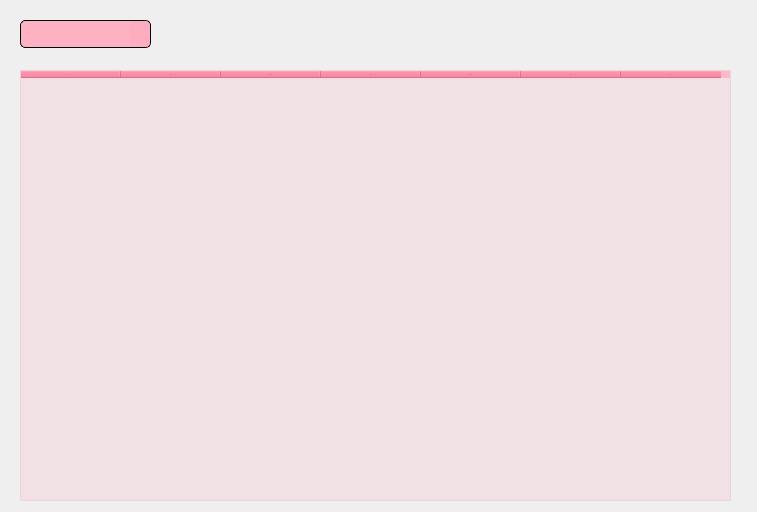
<?xml version="1.0" encoding="UTF-8"?>
<ui version="4.0">
 <class>viewTransHistory_dialog</class>
 <widget class="QDialog" name="viewTransHistory_dialog">
  <property name="geometry">
   <rect>
    <x>0</x>
    <y>0</y>
    <width>757</width>
    <height>512</height>
   </rect>
  </property>
  <property name="windowTitle">
   <string>Dialog</string>
  </property>
  <widget class="QLabel" name="label_bg">
   <property name="geometry">
    <rect>
     <x>0</x>
     <y>0</y>
     <width>759</width>
     <height>512</height>
    </rect>
   </property>
   <property name="styleSheet">
    <string notr="true">background-image: url(:/material/photos/dialog_bg.png);</string>
   </property>
   <property name="text">
    <string/>
   </property>
  </widget>
  <widget class="QTableWidget" name="history_table">
   <property name="geometry">
    <rect>
     <x>20</x>
     <y>70</y>
     <width>711</width>
     <height>431</height>
    </rect>
   </property>
   <property name="palette">
    <palette>
     <active>
      <colorrole role="WindowText">
       <brush brushstyle="SolidPattern">
        <color alpha="255">
         <red>255</red>
         <green>255</green>
         <blue>255</blue>
        </color>
       </brush>
      </colorrole>
      <colorrole role="Button">
       <brush brushstyle="SolidPattern">
        <color alpha="25">
         <red>255</red>
         <green>90</green>
         <blue>130</blue>
        </color>
       </brush>
      </colorrole>
      <colorrole role="Text">
       <brush brushstyle="SolidPattern">
        <color alpha="255">
         <red>255</red>
         <green>255</green>
         <blue>255</blue>
        </color>
       </brush>
      </colorrole>
      <colorrole role="ButtonText">
       <brush brushstyle="SolidPattern">
        <color alpha="255">
         <red>255</red>
         <green>255</green>
         <blue>255</blue>
        </color>
       </brush>
      </colorrole>
      <colorrole role="Base">
       <brush brushstyle="NoBrush">
        <color alpha="255">
         <red>0</red>
         <green>0</green>
         <blue>0</blue>
        </color>
       </brush>
      </colorrole>
      <colorrole role="Window">
       <brush brushstyle="SolidPattern">
        <color alpha="25">
         <red>255</red>
         <green>90</green>
         <blue>130</blue>
        </color>
       </brush>
      </colorrole>
      <colorrole role="Highlight">
       <brush brushstyle="SolidPattern">
        <color alpha="255">
         <red>201</red>
         <green>183</green>
         <blue>215</blue>
        </color>
       </brush>
      </colorrole>
      <colorrole role="HighlightedText">
       <brush brushstyle="SolidPattern">
        <color alpha="255">
         <red>37</red>
         <green>0</green>
         <blue>42</blue>
        </color>
       </brush>
      </colorrole>
      <colorrole role="PlaceholderText">
       <brush brushstyle="SolidPattern">
        <color alpha="128">
         <red>255</red>
         <green>255</green>
         <blue>255</blue>
        </color>
       </brush>
      </colorrole>
     </active>
     <inactive>
      <colorrole role="WindowText">
       <brush brushstyle="SolidPattern">
        <color alpha="255">
         <red>255</red>
         <green>255</green>
         <blue>255</blue>
        </color>
       </brush>
      </colorrole>
      <colorrole role="Button">
       <brush brushstyle="SolidPattern">
        <color alpha="25">
         <red>255</red>
         <green>90</green>
         <blue>130</blue>
        </color>
       </brush>
      </colorrole>
      <colorrole role="Text">
       <brush brushstyle="SolidPattern">
        <color alpha="255">
         <red>255</red>
         <green>255</green>
         <blue>255</blue>
        </color>
       </brush>
      </colorrole>
      <colorrole role="ButtonText">
       <brush brushstyle="SolidPattern">
        <color alpha="255">
         <red>255</red>
         <green>255</green>
         <blue>255</blue>
        </color>
       </brush>
      </colorrole>
      <colorrole role="Base">
       <brush brushstyle="NoBrush">
        <color alpha="255">
         <red>0</red>
         <green>0</green>
         <blue>0</blue>
        </color>
       </brush>
      </colorrole>
      <colorrole role="Window">
       <brush brushstyle="SolidPattern">
        <color alpha="25">
         <red>255</red>
         <green>90</green>
         <blue>130</blue>
        </color>
       </brush>
      </colorrole>
      <colorrole role="Highlight">
       <brush brushstyle="SolidPattern">
        <color alpha="255">
         <red>201</red>
         <green>183</green>
         <blue>215</blue>
        </color>
       </brush>
      </colorrole>
      <colorrole role="HighlightedText">
       <brush brushstyle="SolidPattern">
        <color alpha="255">
         <red>37</red>
         <green>0</green>
         <blue>42</blue>
        </color>
       </brush>
      </colorrole>
      <colorrole role="PlaceholderText">
       <brush brushstyle="SolidPattern">
        <color alpha="128">
         <red>255</red>
         <green>255</green>
         <blue>255</blue>
        </color>
       </brush>
      </colorrole>
     </inactive>
     <disabled>
      <colorrole role="WindowText">
       <brush brushstyle="SolidPattern">
        <color alpha="255">
         <red>255</red>
         <green>255</green>
         <blue>255</blue>
        </color>
       </brush>
      </colorrole>
      <colorrole role="Button">
       <brush brushstyle="SolidPattern">
        <color alpha="25">
         <red>255</red>
         <green>90</green>
         <blue>130</blue>
        </color>
       </brush>
      </colorrole>
      <colorrole role="Text">
       <brush brushstyle="SolidPattern">
        <color alpha="255">
         <red>255</red>
         <green>255</green>
         <blue>255</blue>
        </color>
       </brush>
      </colorrole>
      <colorrole role="ButtonText">
       <brush brushstyle="SolidPattern">
        <color alpha="255">
         <red>255</red>
         <green>255</green>
         <blue>255</blue>
        </color>
       </brush>
      </colorrole>
      <colorrole role="Base">
       <brush brushstyle="NoBrush">
        <color alpha="255">
         <red>0</red>
         <green>0</green>
         <blue>0</blue>
        </color>
       </brush>
      </colorrole>
      <colorrole role="Window">
       <brush brushstyle="SolidPattern">
        <color alpha="25">
         <red>255</red>
         <green>90</green>
         <blue>130</blue>
        </color>
       </brush>
      </colorrole>
      <colorrole role="HighlightedText">
       <brush brushstyle="SolidPattern">
        <color alpha="255">
         <red>37</red>
         <green>0</green>
         <blue>42</blue>
        </color>
       </brush>
      </colorrole>
      <colorrole role="PlaceholderText">
       <brush brushstyle="SolidPattern">
        <color alpha="128">
         <red>255</red>
         <green>255</green>
         <blue>255</blue>
        </color>
       </brush>
      </colorrole>
     </disabled>
    </palette>
   </property>
   <property name="font">
    <font>
     <family>Arial Rounded MT Bold</family>
     <pointsize>-1</pointsize>
     <bold>false</bold>
    </font>
   </property>
   <property name="styleSheet">
    <string notr="true">QHeaderView {
    background-color: rgba(255, 170, 190, 0.7);
    color: black;
    font: 10pt &quot;Arial Rounded MT Bold&quot;;
    text-align: center; /* Align header text horizontally */

}

QHeaderView::section {
    background-color: rgba(255, 90, 130, 0.3);
    text-align: center; /* Align header text horizontally */

}

QTableView {
    background-color: rgba(255, 90, 130, 0.1);
    color: white;
    font-size: 12px;
    font-weight: normal;
}



QTableView::item {
    text-align: center;
}



QTableView QTableCornerButton::section {
    background-color:: transparent;
}

</string>
   </property>
   <property name="frameShape">
    <enum>QFrame::StyledPanel</enum>
   </property>
   <property name="frameShadow">
    <enum>QFrame::Sunken</enum>
   </property>
   <property name="horizontalScrollBarPolicy">
    <enum>Qt::ScrollBarAlwaysOff</enum>
   </property>
   <property name="editTriggers">
    <set>QAbstractItemView::NoEditTriggers</set>
   </property>
   <property name="selectionBehavior">
    <enum>QAbstractItemView::SelectItems</enum>
   </property>
   <property name="textElideMode">
    <enum>Qt::ElideRight</enum>
   </property>
   <property name="gridStyle">
    <enum>Qt::SolidLine</enum>
   </property>
   <property name="cornerButtonEnabled">
    <bool>false</bool>
   </property>
   <property name="rowCount">
    <number>0</number>
   </property>
   <property name="columnCount">
    <number>7</number>
   </property>
   <attribute name="horizontalHeaderCascadingSectionResizes">
    <bool>false</bool>
   </attribute>
   <attribute name="horizontalHeaderHighlightSections">
    <bool>true</bool>
   </attribute>
   <attribute name="verticalHeaderVisible">
    <bool>false</bool>
   </attribute>
   <column/>
   <column/>
   <column/>
   <column/>
   <column/>
   <column/>
   <column/>
  </widget>
  <widget class="QComboBox" name="month_cb">
   <property name="geometry">
    <rect>
     <x>20</x>
     <y>20</y>
     <width>131</width>
     <height>28</height>
    </rect>
   </property>
   <property name="styleSheet">
    <string notr="true">QComboBox {
    background-color: rgba(255, 170, 190, 0.9); /* Background color */
    border-radius: 5px; /* Border radius */
    border: 1px solid rgb(0, 0, 10); /* Border */
}

QComboBox::drop-down {
    width: 20px;
    border: none;
    border-radius: 5px; /* Border radius */
    background-color: rgba(255, 170, 190, 0.7);
}

QComboBox::down-arrow {
    image: url(&quot;D:/Projects/2nd Year/DS/m7fazty/m7fazty/photos/arrow.png&quot;); /* Provide the path to your arrow image */
}

QComboBox QAbstractItemView {
    background-color: rgba(255, 170, 190, 0.7); /* Background color of the drop-down list */
    selection-background-color: rgba(255, 150, 200, 0.7); /* Background color of selected item */
}

QComboBox:pressed {
    background-color: rgba(255, 150, 200, 0.7); /* Semi-transparent background color when pressed */
    border: 1px solid black; /* You can customize the border for the pressed state if needed */
}
</string>
   </property>
   <property name="currentText">
    <string/>
   </property>
   <property name="currentIndex">
    <number>-1</number>
   </property>
   <property name="maxVisibleItems">
    <number>12</number>
   </property>
   <property name="placeholderText">
    <string>Choose Month</string>
   </property>
   <item>
    <property name="text">
     <string>January</string>
    </property>
   </item>
   <item>
    <property name="text">
     <string>February</string>
    </property>
   </item>
   <item>
    <property name="text">
     <string>March</string>
    </property>
   </item>
   <item>
    <property name="text">
     <string>April</string>
    </property>
   </item>
   <item>
    <property name="text">
     <string>May</string>
    </property>
   </item>
   <item>
    <property name="text">
     <string>June</string>
    </property>
   </item>
   <item>
    <property name="text">
     <string>July</string>
    </property>
   </item>
   <item>
    <property name="text">
     <string>August</string>
    </property>
   </item>
   <item>
    <property name="text">
     <string>Septemper</string>
    </property>
   </item>
   <item>
    <property name="text">
     <string>October</string>
    </property>
   </item>
   <item>
    <property name="text">
     <string>November</string>
    </property>
   </item>
   <item>
    <property name="text">
     <string>December</string>
    </property>
   </item>
  </widget>
 </widget>
 <resources/>
 <connections/>
</ui>
